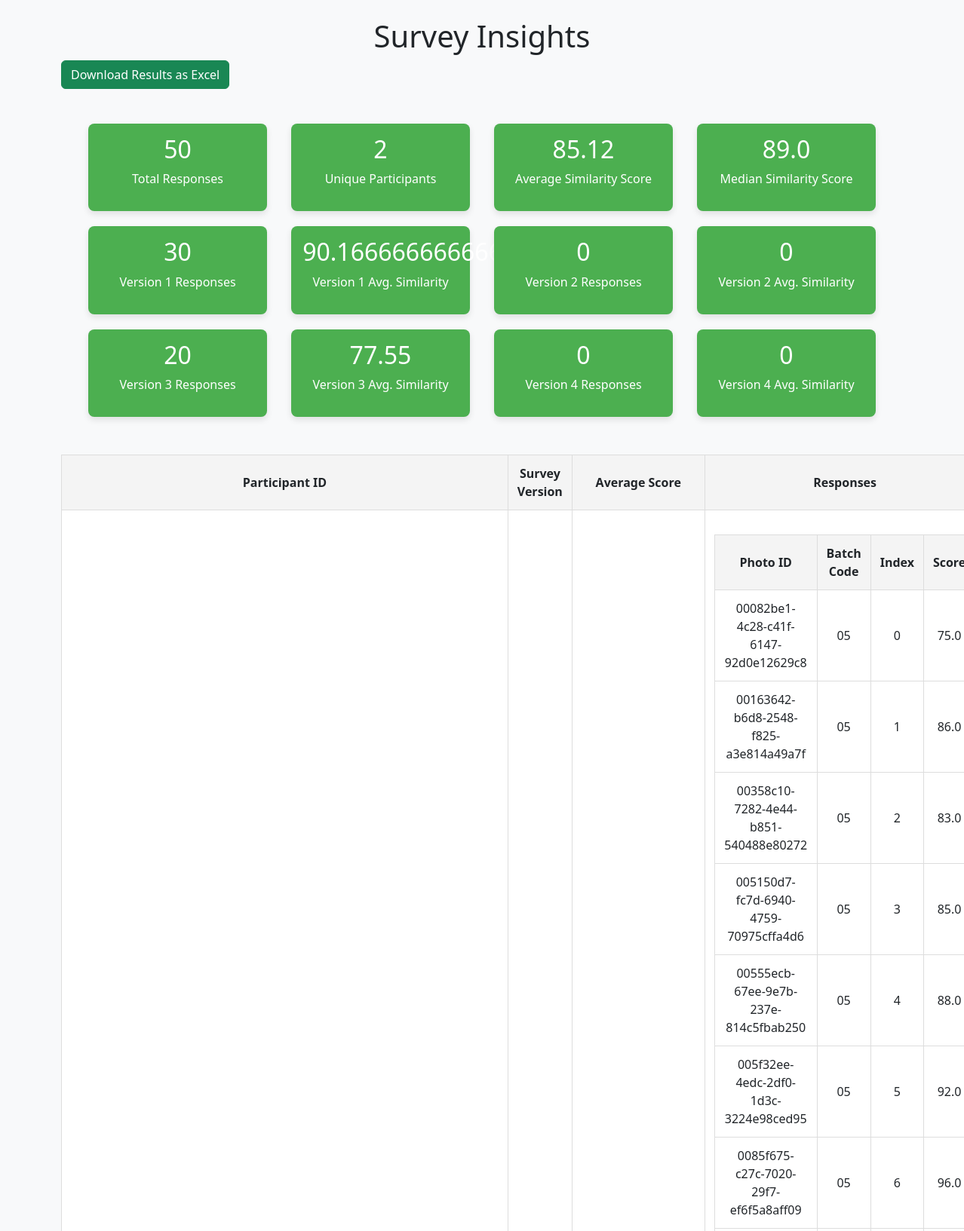
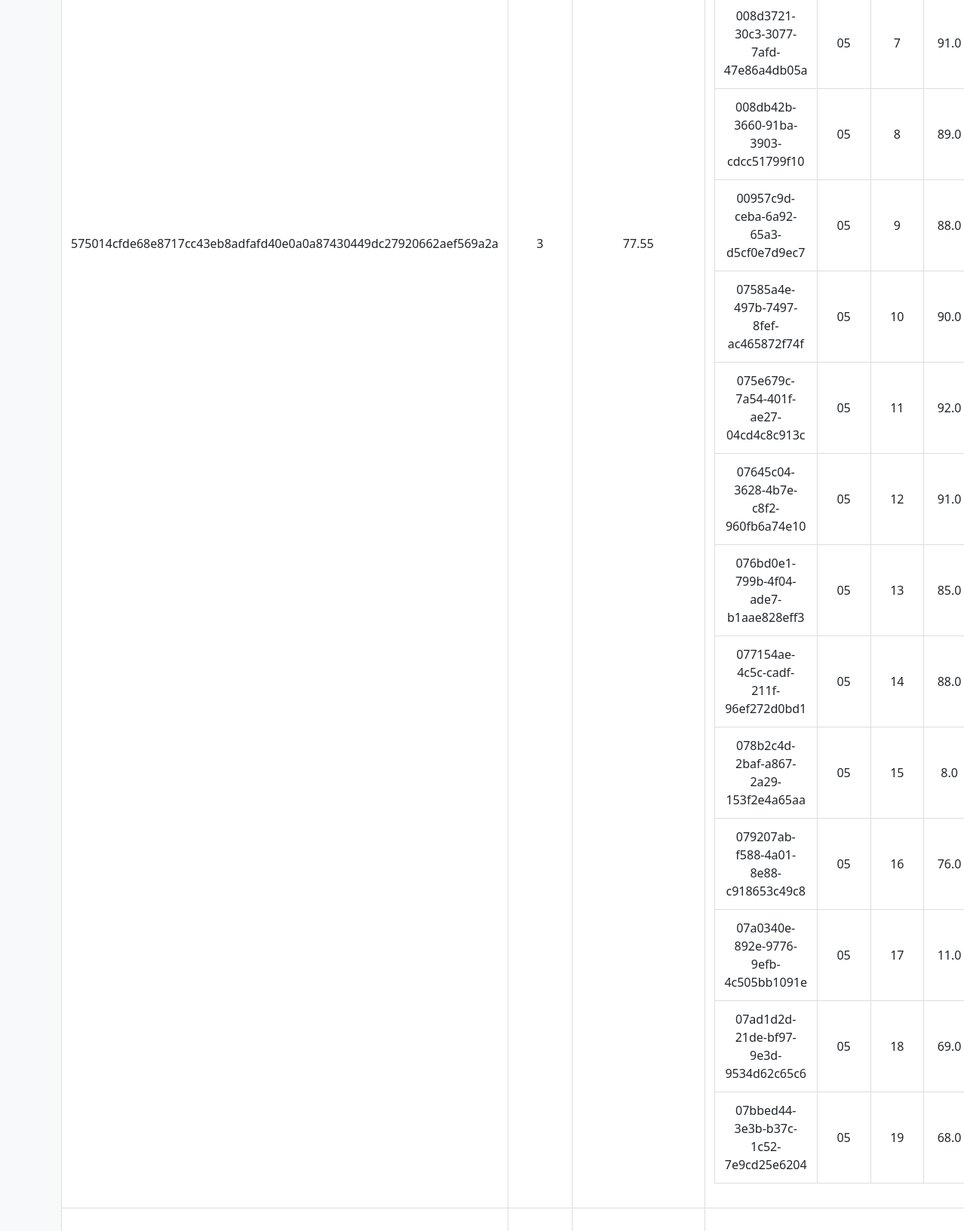
Screenshot of /results (signed in, upper part) with the database file from the repository (2 pictures, top to bottom).
### app.py (models this page shows)
class Response(db.Model):
    id = db.Column(db.Integer, primary_key=True)
    participant_id = db.Column(db.String(100), nullable=False)
    consent_id = db.Column(db.String(100), nullable=False)
    version = db.Column(db.Integer, nullable=False)
    image_index = db.Column(db.Integer, nullable=False)
    similarity_score = db.Column(db.Float, nullable=False)
    completed = db.Column(db.Boolean, default=False, nullable=False)
    batch_code = db.Column(db.String(6), nullable=False)  # Assumes you store this info
    photo_id = db.Column(db.String(100), nullable=False)  # New column for photo ID
    completion_code = db.Column(
        db.String(10), nullable=True
    )  # New column for completion code
    mturk_id = db.Column(
        db.String(100), nullable=True
    )  # New column for Worker MTurk ID
    image_displayed = db.Column(db.Boolean, default=True, nullable=False)  # New column

### app.py (the view, shortened to what this page needs)
@app.route("/results", methods=["GET", "POST"])
def results():
    responses = Response.query.filter_by(completed=True).all()
    participants = set(response.participant_id for response in responses)
    total_responses = len(responses)
    unique_participants = len(participants)
    similarity_scores = [response.similarity_score for response in responses]
    average_similarity = sum(similarity_scores) / len(similarity_scores)
    from statistics import median
    median_similarity = median(similarity_scores)
    version_counts = {i: 0 for i in range(1, 11)}  # Defaults to 0 for 1-10
    version_average_similarity = {i: [] for i in range(1, 11)}
    for response in responses:
        version_counts[response.version] += 1
        version_average_similarity[response.version].append(response.similarity_score)
    for version in version_average_similarity:
        scores = version_average_similarity[version]
        version_average_similarity[version] = sum(scores) / len(scores) if scores else 0
    participant_data = []
    for participant in participants:
        participant_responses = [
            r for r in responses if r.participant_id == participant
        ]
        avg_score = sum(r.similarity_score for r in participant_responses) / len(
            participant_responses
        )
        participant_data.append(
            {
                "id": participant,
                "version": (
                    participant_responses[0].version if participant_responses else None
                ),
                "average_score": avg_score,
                "responses": participant_responses,  # Include all responses from this participant
            }
        )
    return render_template(
        "results.html",
        total_responses=total_responses,
        total_participants=unique_participants,
        average_similarity=average_similarity,
        median_similarity=median_similarity,
        version_counts=version_counts,
        version_average_similarity=version_average_similarity,
        participant_data=participant_data,
    )

### templates/results.html (shortened to what this page needs)
<!DOCTYPE html>
<html lang="en">
<head>
    <link href="https://cdn.jsdelivr.net/npm/bootstrap@5.3.3/dist/css/bootstrap.min.css" rel="stylesheet">
</head>
<body class="bg-light">
    <div class="container my-4">
        <h1 class="text-center">Survey Insights</h1>
        <a href="/download_results" class="btn btn-success mb-3">Download Results as Excel</a>
        <div class="dashboard">
            <div class="dashboard_item">
                <h2>{{ total_responses }}</h2>
                <p>Total Responses</p>
            </div>
            <div class="dashboard_item">
                <h2>{{ total_participants }}</h2>
                <p>Unique Participants</p>
            </div>
            <div class="dashboard_item" title="Average Similarity Score across all responses">
                <h2>{{ average_similarity }}</h2>
                <p>Average Similarity Score</p>
            </div>
            <div class="dashboard_item" title="Median Similarity Score across all responses">
                <h2>{{ median_similarity }}</h2>
                <p>Median Similarity Score</p>
            </div>
            {% for i in range(1, 5) %}
            <div class="dashboard_item">
                <h2>{{ version_counts[i] }}</h2>
                <p>Version {{ i }} Responses</p>
            </div>
            <div class="dashboard_item" title="Average Similarity for Version {{ i }}">
                <h2>{{ version_average_similarity[i] }}</h2>
                <p>Version {{ i }} Avg. Similarity</p>
            </div>
            {% endfor %}
        </div>
        <table>
            <thead>
                <tr>
                    <th>Participant ID</th>
                    <th>Survey Version</th>
                    <th>Average Score</th>
                    <th>Responses</th>
                </tr>
            </thead>
            <tbody>
                {% for participant in participant_data %}
                <tr>
                    <td>{{ participant.id }}</td>
                    <td>{{ participant.version }}</td>
                    <td>{{ participant.average_score }}</td>
                    <td>
                        <table>
                            <thead>
                                <tr>
                                    <th>Photo ID</th>
                                    <th>Batch Code</th>
                                    <th>Index</th>
                                    <th>Score</th>
                                </tr>
                            </thead>
                            <tbody>
                                {% for response in participant.responses %}
                                <tr>
                                    <td>{{ response.photo_id }}</td>
                                    <td>{{ response.batch_code }}</td>
                                    <td>{{ response.image_index }}</td>
                                    <td>{{ response.similarity_score }}</td>
                                </tr>
                                {% endfor %}
                            </tbody>
                        </table>
                    </td>
                </tr>
                {% endfor %}
            </tbody>
        </table>
    </div>
</body>
</html>

### templates/results.html (style rules this page uses)
body { background-color: #f9f9f9; }
.dashboard { display: flex; justify-content: space-around; flex-wrap: wrap; padding: 20px; }
.dashboard_item { width: 22%; padding: 15px; background-color: #4CAF50; color: #fff; text-align: center; border-radius: 8px; margin: 10px; box-shadow: 0 4px 8px rgba(0, 0, 0, 0.1); }
table { width: 90%; margin: 20px auto; border-collapse: collapse; background-color: #fff; }
th, td { border: 1px solid #ddd; padding: 12px; text-align: center; }
th { background-color: #f4f4f4; font-weight: bold; }

### rows the page displays
Response: id "575014cfde68e8717cc43eb8adfafd40e0a0a87430449dc27920662aef569a2a", version "3", average_score "77.55", photo_id "00082be1-4c28-c41f-6147-92d0e12629c8", batch_code "05", image_index "0", similarity_score "75.0"
Response: photo_id "00163642-b6d8-2548-f825-a3e814a49a7f", batch_code "05", image_index "1", similarity_score "86.0"
Response: photo_id "00358c10-7282-4e44-b851-540488e80272", batch_code "05", image_index "2", similarity_score "83.0"
Response: photo_id "005150d7-fc7d-6940-4759-70975cffa4d6", batch_code "05", image_index "3", similarity_score "85.0"
Response: photo_id "00555ecb-67ee-9e7b-237e-814c5fbab250", batch_code "05", image_index "4", similarity_score "88.0"
Response: photo_id "005f32ee-4edc-2df0-1d3c-3224e98ced95", batch_code "05", image_index "5", similarity_score "92.0"
Response: photo_id "0085f675-c27c-7020-29f7-ef6f5a8aff09", batch_code "05", image_index "6", similarity_score "96.0"
Response: photo_id "008d3721-30c3-3077-7afd-47e86a4db05a", batch_code "05", image_index "7", similarity_score "91.0"
Response: photo_id "008db42b-3660-91ba-3903-cdcc51799f10", batch_code "05", image_index "8", similarity_score "89.0"
Response: photo_id "00957c9d-ceba-6a92-65a3-d5cf0e7d9ec7", batch_code "05", image_index "9", similarity_score "88.0"
Response: photo_id "07585a4e-497b-7497-8fef-ac465872f74f", batch_code "05", image_index "10", similarity_score "90.0"
Response: photo_id "075e679c-7a54-401f-ae27-04cd4c8c913c", batch_code "05", image_index "11", similarity_score "92.0"
Response: photo_id "07645c04-3628-4b7e-c8f2-960fb6a74e10", batch_code "05", image_index "12", similarity_score "91.0"
Response: photo_id "076bd0e1-799b-4f04-ade7-b1aae828eff3", batch_code "05", image_index "13", similarity_score "85.0"
Response: photo_id "077154ae-4c5c-cadf-211f-96ef272d0bd1", batch_code "05", image_index "14", similarity_score "88.0"
Response: photo_id "078b2c4d-2baf-a867-2a29-153f2e4a65aa", batch_code "05", image_index "15", similarity_score "8.0"
Response: photo_id "079207ab-f588-4a01-8e88-c918653c49c8", batch_code "05", image_index "16", similarity_score "76.0"
Response: photo_id "07a0340e-892e-9776-9efb-4c505bb1091e", batch_code "05", image_index "17", similarity_score "11.0"
Response: photo_id "07ad1d2d-21de-bf97-9e3d-9534d62c65c6", batch_code "05", image_index "18", similarity_score "69.0"
Response: photo_id "07bbed44-3e3b-b37c-1c52-7e9cd25e6204", batch_code "05", image_index "19", similarity_score "68.0"

### other values shown
{{ total_responses }} "50"
{{ total_participants }} "2"
{{ average_similarity }} "85.12"
{{ median_similarity }} "89.0"
{{ version_counts[i] }} "30" "0" "20" "0"
{{ i }} "1" "2" "3" "4"
{{ version_average_similarity[i] }} "90.16666666666667" "0" "77.55" "0"
